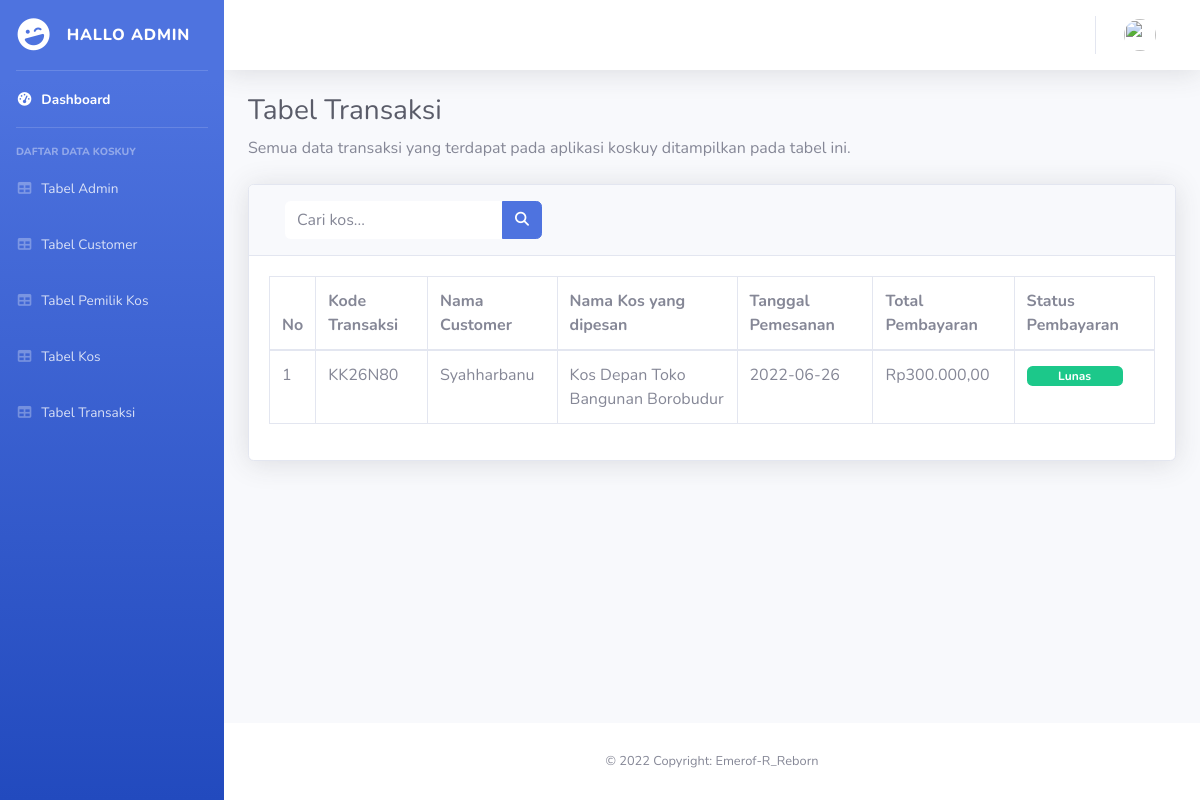
The page /admin/index.php?p=tabel_transaksi (signed in) on the database its author committed.
### tables this page shows
CREATE TABLE `tb_pesan` (
  `id_pesan` int(11) NOT NULL AUTO_INCREMENT,
  `id_kos` int(11) NOT NULL,
  `id_customer` int(11) NOT NULL,
  `tanggal_pesan` date NOT NULL,
  `status_pemesanan` varchar(20) NOT NULL,
  PRIMARY KEY (`id_pesan`),
  KEY `id_kos` (`id_kos`),
  KEY `id_customer` (`id_customer`),
  CONSTRAINT `tb_pesan_ibfk_1` FOREIGN KEY (`id_customer`) REFERENCES `tb_customer` (`id_customer`),
  CONSTRAINT `tb_pesan_ibfk_2` FOREIGN KEY (`id_kos`) REFERENCES `tb_kos` (`id_kos`)
);

CREATE TABLE `tb_pembayaran` (
  `id_pembayaran` int(11) NOT NULL AUTO_INCREMENT,
  `id_pesan` int(11) NOT NULL,
  `total_pembayaran` int(11) NOT NULL,
  `status_pembayaran` varchar(50) NOT NULL,
  `kode_pembayaran` varchar(20) NOT NULL,
  PRIMARY KEY (`id_pembayaran`),
  KEY `id_pesan` (`id_pesan`),
  CONSTRAINT `tb_pembayaran_ibfk_1` FOREIGN KEY (`id_pesan`) REFERENCES `tb_pesan` (`id_pesan`)
);

CREATE TABLE `tb_customer` (
  `id_customer` int(11) NOT NULL AUTO_INCREMENT,
  `nama_customer` varchar(200) NOT NULL,
  `nik_customer` char(16) NOT NULL,
  `email` varchar(200) NOT NULL,
  `password` varchar(200) NOT NULL,
  `alamat_customer` varchar(200) NOT NULL,
  `tlp_customer` char(14) NOT NULL,
  `gender_customer` enum('laki-laki','perempuan') NOT NULL,
  `foto_customer` text NOT NULL,
  PRIMARY KEY (`id_customer`)
);

CREATE TABLE `tb_kos` (
  `id_kos` int(11) NOT NULL AUTO_INCREMENT,
  `id_pemilik_kos` int(11) NOT NULL,
  `nama_kos` varchar(200) NOT NULL,
  `desc_kos` text NOT NULL,
  `harga_sewa` int(11) NOT NULL,
  `jumlah_kamar` int(11) NOT NULL,
  `stok_kamar` int(11) NOT NULL,
  `alamat_kos` varchar(200) NOT NULL,
  `foto1` longblob NOT NULL,
  `foto2` longblob NOT NULL,
  `foto3` longblob NOT NULL,
  `foto4` longblob NOT NULL,
  PRIMARY KEY (`id_kos`),
  KEY `id_pemilik_kos` (`id_pemilik_kos`),
  CONSTRAINT `tb_kos_ibfk_1` FOREIGN KEY (`id_pemilik_kos`) REFERENCES `tb_pemilik_kos` (`id_pemiliik_kos`)
);

### admin/transaksi/tabel_transaksi.php (the view, shortened to what this page needs)
<div class="container-fluid">
            <h1 class="h3 mb-2 text-gray-800">Tabel Transaksi</h1>
                    <p class="mb-4">Semua data transaksi yang terdapat pada aplikasi koskuy ditampilkan pada tabel ini.</p>
                    <div class="card shadow mb-4">
                        <div class="card-header py-3">
                        <form class="d-none d-sm-inline-block form-inline mr-auto ml-md-3 my-2 my-md-0 mw-100 navbar-search">
                            <div class="input-group">
                                <input type="text" class="form-control bg-white border-0 small" placeholder="Cari kos..." aria-label="Search" aria-describedby="basic-addon2">
                                <div class="input-group-append">
                                    <button class="btn btn-primary" type="button">
                                        <i class="fas fa-search fa-sm"></i>
                                    </button>
                                </div>
                            </div>
                        </form>
                     </div>
                        <div class="card-body">
                            <div class="table-responsive">
                                <table class="table table-bordered" id="dataTable" width="100%" cellspacing="0">
                                    <thead>
                                        <tr>
                                            <th>No</th>
                                            <th>Kode Transaksi</th>
                                            <th>Nama Customer</th>
                                            <th>Nama Kos yang dipesan</th>
                                            <th>Tanggal Pemesanan</th>
                                            <th>Total Pembayaran</th>
                                            <th>Status Pembayaran</th>
                                        </tr>
                                    </thead>
                                    <tbody>
                                        <?php
                                            function nominal($angka){
                                                $hasil_rupiah = "Rp" . number_format($angka,2,',','.');
                                                return $hasil_rupiah;
                                            }
                                            $no=1;
                                            $query = mysqli_query($koneksi,"SELECT * FROM tb_pesan JOIN tb_kos
                                            ON tb_pesan.id_kos = tb_kos.id_kos JOIN tb_pembayaran
                                            ON tb_pesan.id_pesan = tb_pembayaran.id_pesan JOIN tb_customer
                                            ON tb_pesan.id_customer = tb_customer.id_customer ");
                                            while ($row=mysqli_fetch_assoc($query)) {
				                        ?>
                                        <tr>
                                            <td><?php echo $no++; ?></td>
                                            <td><?php echo $row['kode_pembayaran']; ?></td>
                                            <td><?php echo $row['nama_customer']; ?></td>
                                            <td><?php echo $row['nama_kos']; ?></td>
                                            <td><?php echo $row['tanggal_pesan']; ?></td>
                                            <td><?php echo nominal($row['total_pembayaran']); ?></td>
                                            <td><?php
                                                if($row['status_pembayaran']=="Belum dibayar"){ ?>
                                                    <a class="btn badge bg-danger text-white bold" style="width: 6rem;" href="index.php?p=update_status&id=<?php echo $row['id_pesan'];?>">
                                                        <?php echo $row['status_pembayaran']; ?></td>
                                                    </a>
                                        <?php	}elseif($row['status_pembayaran']=="Lunas"){ ?>
                                                    <a class="btn badge bg-success text-white bold" style="width: 6rem;" href="index.php?p=update_status&id=<?php echo $row['id_pesan'];?>">
                                                        <?php echo $row['status_pembayaran']; ?></td>
                                        <?php 	}else{?>
                                                    <a class="btn badge bg-light text-white bold" style="width: 6rem;" href="index.php?p=update_status&id=<?php echo $row['id_pesan'];?>">
                                                        <?php echo $row['status_pembayaran']; ?></td>
                                                    </a>
                                        <?php 	}?>
                                        </tr>
                                        <?php
                                            }
                                        ?>
                                    </tbody>
                                </table>
                            </div>
                        </div>
                    </div>
                </div>
            </div>

### rows shown on the page
tb_pesan: tb_pembayaran.kode_pembayaran "KK26N80", id_customer.nama_customer "Syahharbanu", id_kos.nama_kos "Kos Depan Toko Bangunan Borobudur", tanggal_pesan "2022-06-26", tb_pembayaran.total_pembayaran "Rp300.000,00", tb_pembayaran.status_pembayaran "Lunas"
